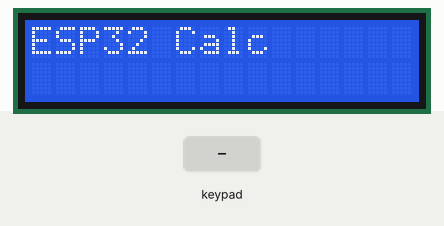
Simulated run of this sketch. Board: ESP32. Shown: 16×2 character LCD. The inputs (shaded band) are chosen by the test bench.

Above: at 0.1 s.
2.8 s: keypad keys 7 + 5 = pressed 0.4 s apart
At 5.0 s:
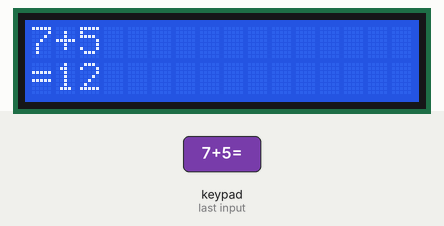
5.9 s: key '/' pressed
At 6.8 s:
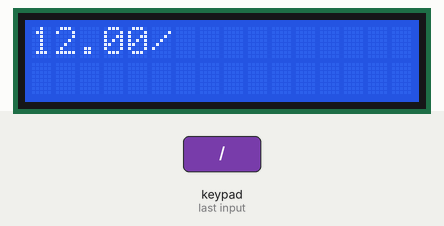
7.4 s: keypad keys 6 * 7 = pressed 0.4 s apart
At 10.0 s:
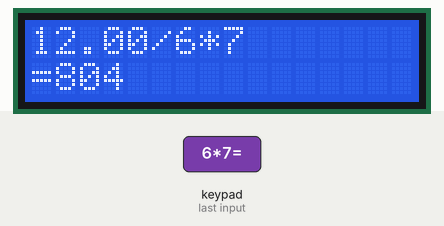
10.5 s: key '*' pressed
At 11.7 s:
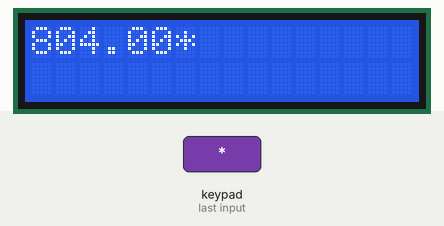
12.0 s: keypad keys 8 / 2 = pressed 0.4 s apart
At 13.9 s:
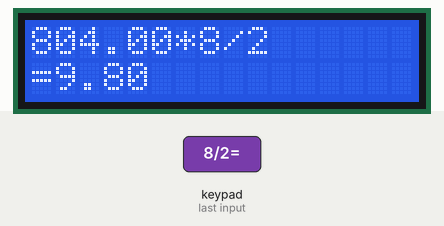
15.1 s: keypad keys 9 - 4 = pressed 0.4 s apart
At 16.9 s:
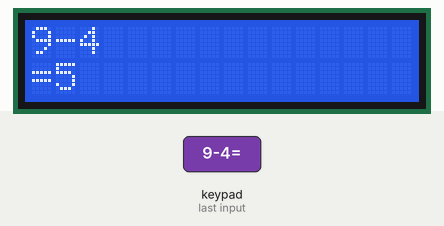
Timing chart, 0 to 18.4 s (numbered marks = the images above; inputs shaded):
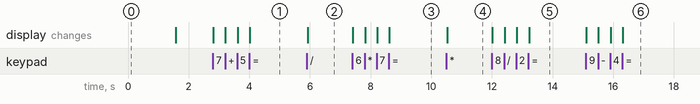

Measured:
- after the input at 2.8 s, the display: first changes at once (image 1 shows a later state)
- after the input at 5.9 s, the display: changes at once (image 2)
- after the input at 7.4 s, the display: first changes at once (image 3 shows a later state)
- after the input at 10.5 s, the display: changes at once (image 4)
- after the input at 12.0 s, the display: first changes at once (image 5 shows a later state)
- after the input at 15.1 s, the display: first changes at once (image 6 shows a later state)

The sketch:

handheld_calculator.ino
```cpp
#include <Wire.h>
#include <LiquidCrystal_I2C.h>
#include <Keypad.h>

// ---------- LCD ----------
LiquidCrystal_I2C lcd(0x27, 16, 2);

// ---------- Keypad ----------
const byte ROWS = 4;
const byte COLS = 4;

char keys[ROWS][COLS] = {
  {'/','*','-','+'},
  {'=','9','6','3'},
  {'0','8','5','2'},
  {'C','7','4','1'}
};

byte rowPins[ROWS] = {13, 12, 14, 27};
byte colPins[COLS] = {26, 25, 33, 32};

Keypad keypad = Keypad(makeKeymap(keys), rowPins, colPins, ROWS, COLS);

// ---------- Variables ----------
String firstNum = "";
String secondNum = "";
String equation = "";

float result = 0;
char op = 0;

bool enteringSecond = false;
bool showingResult = false;

// ---------- Setup ----------
void setup() {
  Wire.begin(21, 22);

  lcd.init();
  lcd.backlight();

  lcd.setCursor(0, 0);
  lcd.print("ESP32 Calc");
  delay(1500);
  lcd.clear();
}

// ---------- Loop ----------
void loop() {

  char key = keypad.getKey();

  if (!key) return;

  // ---------- CLEAR ----------
  if (key == 'C') {

    lcd.clear();

    firstNum = "";
    secondNum = "";
    equation = "";
    result = 0;
    op = 0;

    enteringSecond = false;
    showingResult = false;

    return;
  }

  // ---------- NUMBERS ----------
  if (key >= '0' && key <= '9') {

    // Start completely new calculation
    if (showingResult) {

      firstNum = "";
      secondNum = "";
      equation = "";
      op = 0;

      enteringSecond = false;
      showingResult = false;

      lcd.clear();
    }

    if (!enteringSecond)
      firstNum += key;
    else
      secondNum += key;

    equation += key;

    lcd.clear();
    lcd.setCursor(0, 0);
    lcd.print(equation);

    return;
  }

  // ---------- OPERATORS ----------
  if (key == '+' || key == '-' || key == '*' || key == '/') {

    if (showingResult) {
      equation = String(result);
      firstNum = String(result);
      secondNum = "";
      showingResult = false;

      lcd.clear();
      lcd.setCursor(0, 0);
      lcd.print(equation);
    }

    if (firstNum.length() == 0)
      return;

    op = key;
    enteringSecond = true;

    equation += key;

    lcd.clear();
    lcd.setCursor(0, 0);
    lcd.print(equation);

    return;
  }

  // ---------- EQUALS ----------
  if (key == '=') {

    if (firstNum.length() == 0 ||
        secondNum.length() == 0 ||
        op == 0)
      return;

    float num1 = firstNum.toFloat();
    float num2 = secondNum.toFloat();

    switch (op) {

      case '+':
        result = num1 + num2;
        break;

      case '-':
        result = num1 - num2;
        break;

      case '*':
        result = num1 * num2;
        break;

      case '/':
        if (num2 == 0) {
          lcd.clear();
          lcd.setCursor(0, 0);
          lcd.print("Divide by 0");

          firstNum = "";
          secondNum = "";
          equation = "";

          enteringSecond = false;
          showingResult = false;

          return;
        }
        result = num1 / num2;
        break;
    }

    lcd.clear();

    lcd.setCursor(0, 0);
    lcd.print(equation);

    lcd.setCursor(0, 1);
    lcd.print("=");

    // Remove useless decimal places
    if (result == (long)result)
      lcd.print((long)result);
    else
      lcd.print(result);

    // Save result for chaining calculations
    firstNum = String(result);
    secondNum = "";
    equation = String(result);

    enteringSecond = false;
    showingResult = true;

    return;
  }
}
```
